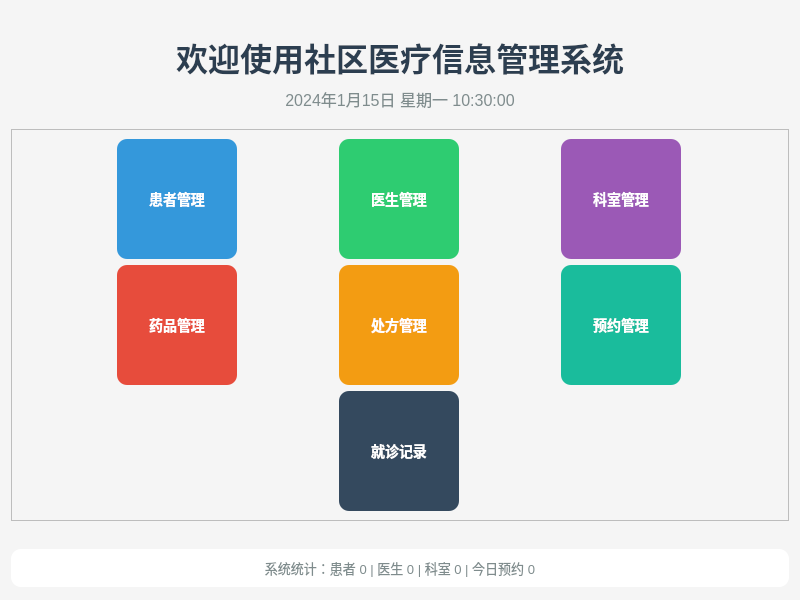
<?xml version="1.0" encoding="UTF-8"?>
<ui version="4.0">
<class>WelcomView</class>
<widget class="QWidget" name="WelcomView">
 <property name="geometry">
  <rect>
   <x>0</x>
   <y>0</y>
   <width>800</width>
   <height>600</height>
  </rect>
 </property>
 <property name="windowTitle">
  <string>欢迎</string>
 </property>
 <property name="styleSheet">
  <string notr="true">background-color: #f5f5f5;</string>
 </property>
 <layout class="QVBoxLayout" name="verticalLayout">
  <item>
   <spacer name="verticalSpacer">
    <property name="orientation">
     <enum>Qt::Vertical</enum>
    </property>
    <property name="sizeHint" stdset="0">
     <size>
      <width>20</width>
      <height>40</height>
     </size>
    </property>
   </spacer>
  </item>
  <item>
   <widget class="QLabel" name="lblWelcome">
    <property name="font">
     <font>
      <pointsize>24</pointsize>
      <weight>75</weight>
      <bold>true</bold>
     </font>
    </property>
    <property name="styleSheet">
     <string notr="true">color: #2c3e50;</string>
    </property>
    <property name="text">
     <string>欢迎使用社区医疗信息管理系统</string>
    </property>
    <property name="alignment">
     <set>Qt::AlignCenter</set>
    </property>
   </widget>
  </item>
  <item>
   <widget class="QLabel" name="lblDateTime">
    <property name="font">
     <font>
      <pointsize>12</pointsize>
     </font>
    </property>
    <property name="styleSheet">
     <string notr="true">color: #7f8c8d;</string>
    </property>
    <property name="text">
     <string>2024年1月15日 星期一 10:30:00</string>
    </property>
    <property name="alignment">
     <set>Qt::AlignCenter</set>
    </property>
   </widget>
  </item>
  <item>
   <spacer name="verticalSpacer_2">
    <property name="orientation">
     <enum>Qt::Vertical</enum>
    </property>
    <property name="sizeHint" stdset="0">
     <size>
      <width>20</width>
      <height>30</height>
     </size>
    </property>
   </spacer>
  </item>
  <item>
   <widget class="QFrame" name="frame">
    <property name="frameShape">
     <enum>QFrame::StyledPanel</enum>
    </property>
    <property name="frameShadow">
     <enum>QFrame::Raised</enum>
    </property>
    <layout class="QGridLayout" name="gridLayout">
     <item row="0" column="0">
      <widget class="QPushButton" name="btPatient">
       <property name="minimumSize">
        <size>
         <width>120</width>
         <height>120</height>
        </size>
       </property>
       <property name="maximumSize">
        <size>
         <width>120</width>
         <height>120</height>
        </size>
       </property>
       <property name="styleSheet">
        <string notr="true">QPushButton {
    background-color: #3498db;
    color: white;
    border-radius: 10px;
    font-size: 14px;
    font-weight: bold;
}
QPushButton:hover {
    background-color: #2980b9;
}</string>
       </property>
       <property name="text">
        <string>患者管理</string>
       </property>
      </widget>
     </item>
     <item row="0" column="1">
      <widget class="QPushButton" name="btDoctor">
       <property name="minimumSize">
        <size>
         <width>120</width>
         <height>120</height>
        </size>
       </property>
       <property name="maximumSize">
        <size>
         <width>120</width>
         <height>120</height>
        </size>
       </property>
       <property name="styleSheet">
        <string notr="true">QPushButton {
    background-color: #2ecc71;
    color: white;
    border-radius: 10px;
    font-size: 14px;
    font-weight: bold;
}
QPushButton:hover {
    background-color: #27ae60;
}</string>
       </property>
       <property name="text">
        <string>医生管理</string>
       </property>
      </widget>
     </item>
     <item row="0" column="2">
      <widget class="QPushButton" name="btDepartment">
       <property name="minimumSize">
        <size>
         <width>120</width>
         <height>120</height>
        </size>
       </property>
       <property name="maximumSize">
        <size>
         <width>120</width>
         <height>120</height>
        </size>
       </property>
       <property name="styleSheet">
        <string notr="true">QPushButton {
    background-color: #9b59b6;
    color: white;
    border-radius: 10px;
    font-size: 14px;
    font-weight: bold;
}
QPushButton:hover {
    background-color: #8e44ad;
}</string>
       </property>
       <property name="text">
        <string>科室管理</string>
       </property>
      </widget>
     </item>
     <item row="1" column="0">
      <widget class="QPushButton" name="btMedicine">
       <property name="minimumSize">
        <size>
         <width>120</width>
         <height>120</height>
        </size>
       </property>
       <property name="maximumSize">
        <size>
         <width>120</width>
         <height>120</height>
        </size>
       </property>
       <property name="styleSheet">
        <string notr="true">QPushButton {
    background-color: #e74c3c;
    color: white;
    border-radius: 10px;
    font-size: 14px;
    font-weight: bold;
}
QPushButton:hover {
    background-color: #c0392b;
}</string>
       </property>
       <property name="text">
        <string>药品管理</string>
       </property>
      </widget>
     </item>
     <item row="1" column="1">
      <widget class="QPushButton" name="btPrescription">
       <property name="minimumSize">
        <size>
         <width>120</width>
         <height>120</height>
        </size>
       </property>
       <property name="maximumSize">
        <size>
         <width>120</width>
         <height>120</height>
        </size>
       </property>
       <property name="styleSheet">
        <string notr="true">QPushButton {
    background-color: #f39c12;
    color: white;
    border-radius: 10px;
    font-size: 14px;
    font-weight: bold;
}
QPushButton:hover {
    background-color: #d35400;
}</string>
       </property>
       <property name="text">
        <string>处方管理</string>
       </property>
      </widget>
     </item>
     <item row="1" column="2">
      <widget class="QPushButton" name="btAppointment">
       <property name="minimumSize">
        <size>
         <width>120</width>
         <height>120</height>
        </size>
       </property>
       <property name="maximumSize">
        <size>
         <width>120</width>
         <height>120</height>
        </size>
       </property>
       <property name="styleSheet">
        <string notr="true">QPushButton {
    background-color: #1abc9c;
    color: white;
    border-radius: 10px;
    font-size: 14px;
    font-weight: bold;
}
QPushButton:hover {
    background-color: #16a085;
}</string>
       </property>
       <property name="text">
        <string>预约管理</string>
       </property>
      </widget>
     </item>
     <item row="2" column="1">
      <widget class="QPushButton" name="btConsult_Record">
       <property name="minimumSize">
        <size>
         <width>120</width>
         <height>120</height>
        </size>
       </property>
       <property name="maximumSize">
        <size>
         <width>120</width>
         <height>120</height>
        </size>
       </property>
       <property name="styleSheet">
        <string notr="true">QPushButton {
    background-color: #34495e;
    color: white;
    border-radius: 10px;
    font-size: 14px;
    font-weight: bold;
}
QPushButton:hover {
    background-color: #2c3e50;
}</string>
       </property>
       <property name="text">
        <string>就诊记录</string>
       </property>
      </widget>
     </item>
    </layout>
   </widget>
  </item>
  <item>
   <spacer name="verticalSpacer_3">
    <property name="orientation">
     <enum>Qt::Vertical</enum>
    </property>
    <property name="sizeHint" stdset="0">
     <size>
      <width>20</width>
      <height>40</height>
     </size>
    </property>
   </spacer>
  </item>
  <item>
   <widget class="QFrame" name="frame_2">
    <property name="frameShape">
     <enum>QFrame::StyledPanel</enum>
    </property>
    <property name="frameShadow">
     <enum>QFrame::Raised</enum>
    </property>
    <property name="styleSheet">
     <string notr="true">background-color: white; border-radius: 10px;</string>
    </property>
    <layout class="QHBoxLayout" name="horizontalLayout">
     <item>
      <widget class="QLabel" name="lblStats">
       <property name="font">
        <font>
         <pointsize>10</pointsize>
        </font>
       </property>
       <property name="styleSheet">
        <string notr="true">color: #7f8c8d;</string>
       </property>
       <property name="text">
        <string>系统统计：患者 0 | 医生 0 | 科室 0 | 今日预约 0</string>
       </property>
       <property name="alignment">
        <set>Qt::AlignCenter</set>
       </property>
      </widget>
     </item>
    </layout>
   </widget>
  </item>
  <item>
   <spacer name="verticalSpacer_4">
    <property name="orientation">
     <enum>Qt::Vertical</enum>
    </property>
    <property name="sizeHint" stdset="0">
     <size>
      <width>20</width>
      <height>20</height>
     </size>
    </property>
   </spacer>
  </item>
 </layout>
</widget>
<resources/>
<connections/>
</ui>
